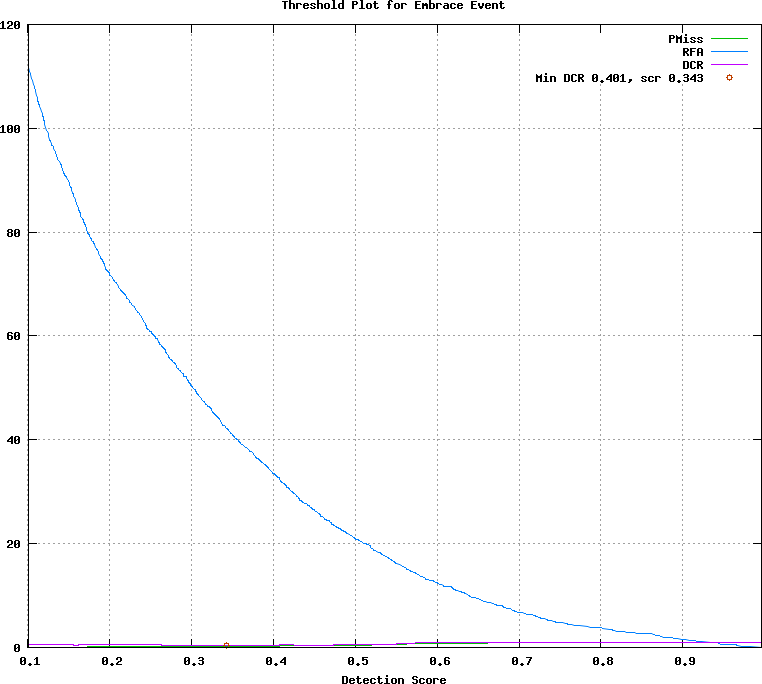

Generate this figure with gnuplot:
## GNUPLOT command file
set terminal postscript color
set style data lines
set title 'Threshold Plot for Embrace Event'
set xlabel 'Detection Score'
set grid
set size ratio 0.85
plot [0.101000:0.996000]  \
  'test.det.Embrace_Event.dat.1' using 1:4 title 'PMiss' with lines lt 2, \
  'test.det.Embrace_Event.dat.1' using 1:5 title 'RFA' with lines lt 3, \
  'test.det.Embrace_Event.dat.1' using 1:6 title 'DCR' with lines lt 4, \
  'test.det.Embrace_Event.dat.2' using 1:2 title 'Min DCR 0.401, scr 0.343' with points lt 6
